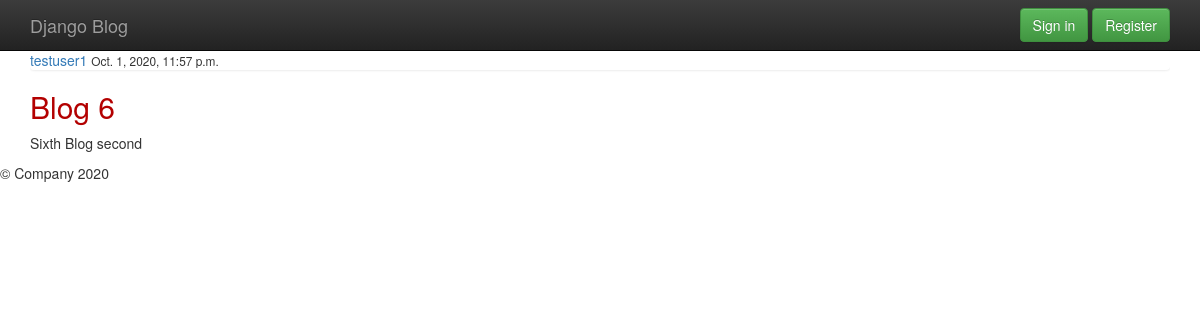
The page /post/7/ on the database as committed earlier.
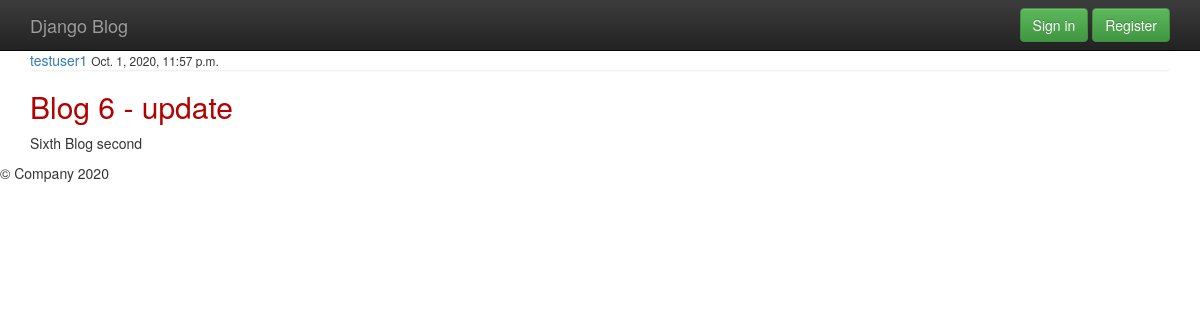
The same page on the database as committed later.
### blog/models.py (models this page shows, shortened)
class Post(models.Model):
    title = models.CharField(max_length=100)
    content = models.TextField()
    date_posted = models.DateTimeField(default=timezone.now)
    author = models.ForeignKey(User, on_delete=models.CASCADE)

### blog/views.py (the view)
# urls.py: path('post/<int:pk>/', PostDetailView.as_view(), name='post-detail'),
class PostDetailView(DetailView):
    model = Post

### blog/templates/blog/post_detail.html (shortened to what this page needs)
{% extends 'blog/base.html' %}
{% block content %}
    <div class="container">
        <article>
            <div class="media-body">
                <div class="list-group">
                    <a href="#">{{ object.author }}</a>
                    <small>{{ object.date_posted }}</small>
                </div>
                <h2>{{ object.title }}</h2>
                <p>{{ object.content }}</p>
            </div>
        </article>
    </div>
{% endblock content %}

Rows that differ between the two databases and show on the page:
changed Post "Sixth Blog second": title "Blog 6" → "Blog 6 - update"
